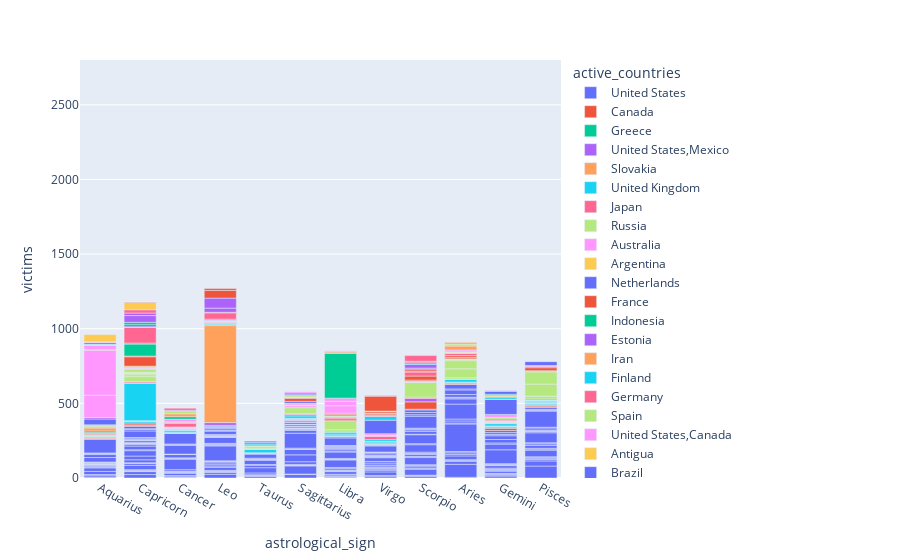

The notebook cell saved with this chart:
### Code cell
px.bar(serial_killer, y = 'victims', x = 'astrological_sign', color = 'active_countries')

### Figure 1 — Plotly figure (JSON) as saved in the notebook; plotly's stock layout.template omitted (floating-point values rounded to 4 significant figures; data arrays with more than 128 entries replaced by an {"elided": "..."} marker saying what was removed)
{"data": [{"alignmentgroup": "True", "hoverlabel": {"namelength": 0}, "hovertemplate": "active_countries=United States<br>astrological_sign=%{x}<br>victims=%{y}", "legendgroup": "United States", "marker": {"color": "#636efa"}, "name": "United States", "offsetgroup": "United States", "orientation": "v", "showlegend": true, "textposition": "auto", "type": "bar", "x": {"elided": "317 str values"}, "xaxis": "x", "y": {"elided": "317 int values"}, "yaxis": "y"}, {"alignmentgroup": "True", "hoverlabel": {"namelength": 0}, "hovertemplate": "active_countries=Canada<br>astrological_sign=%{x}<br>victims=%{y}", "legendgroup": "Canada", "marker": {"color": "#EF553B"}, "name": "Canada", "offsetgroup": "Canada", "orientation": "v", "showlegend": true, "textposition": "auto", "type": "bar", "x": ["Pisces", "Pisces", "Virgo", "Aries", "Capricorn", null, "Scorpio", "Capricorn", "Virgo", "Libra", "Sagittarius", "Aquarius", "Aquarius", "Taurus", "Pisces", "Gemini"], "xaxis": "x", "y": [4, 9, 5, 4, 4, 7, 49, 11, 3, 8, 10, 7, 4, 3, 4, 15], "yaxis": "y"}, {"alignmentgroup": "True", "hoverlabel": {"namelength": 0}, "hovertemplate": "active_countries=Greece<br>astrological_sign=%{x}<br>victims=%{y}", "legendgroup": "Greece", "marker": {"color": "#00cc96"}, "name": "Greece", "offsetgroup": "Greece", "orientation": "v", "showlegend": true, "textposition": "auto", "type": "bar", "x": [null], "xaxis": "x", "y": [3], "yaxis": "y"}, {"alignmentgroup": "True", "hoverlabel": {"namelength": 0}, "hovertemplate": "active_countries=United States,Mexico<br>astrological_sign=%{x}<br>victims=%{y}", "legendgroup": "United States,Mexico", "marker": {"color": "#ab63fa"}, "name": "United States,Mexico", "offsetgroup": "United States,Mexico", "orientation": "v", "showlegend": true, "textposition": "auto", "type": "bar", "x": [null, "Scorpio", "Leo", "Sagittarius"], "xaxis": "x", "y": [6, 23, 18, 3], "yaxis": "y"}, {"alignmentgroup": "True", "hoverlabel": {"namelength": 0}, "hovertemplate": "active_countries=Slovakia<br>astrological_sign=%{x}<br>victims=%{y}", "legendgroup": "Slovakia", "marker": {"color": "#FFA15A"}, "name": "Slovakia", "offsetgroup": "Slovakia", "orientation": "v", "showlegend": true, "textposition": "auto", "type": "bar", "x": [null, "Leo"], "xaxis": "x", "y": [30, 650], "yaxis": "y"}, {"alignmentgroup": "True", "hoverlabel": {"namelength": 0}, "hovertemplate": "active_countries=United Kingdom<br>astrological_sign=%{x}<br>victims=%{y}", "legendgroup": "United Kingdom", "marker": {"color": "#19d3f3"}, "name": "United Kingdom", "offsetgroup": "United Kingdom", "orientation": "v", "showlegend": true, "textposition": "auto", "type": "bar", "x": ["Sagittarius", "Gemini", null, "Gemini", "Cancer", "Leo", "Capricorn", "Cancer", "Aries", "Sagittarius", null, "Aries", "Sagittarius", "Aries", null, "Virgo", "Taurus", "Aquarius", "Gemini", null, "Libra", null, "Capricorn", null, "Libra", "Pisces", null, "Pisces", "Aquarius", "Sagittarius", "Leo", "Pisces", "Cancer", null, null, "Pisces", "Libra", null, null, null, "Virgo", "Pisces", "Leo", null, "Capricorn", null, "Virgo", "Taurus", null, null, "Libra", "Sagittarius", null, "Virgo", "Gemini", null, "Pisces", null, "Capricorn", null, null], "xaxis": "x", "y": [5, 9, 16, 3, 5, 9, 14, 11, 8, 3, 100, 3, 3, 18, 16, 4, 3, 6, 4, 21, 3, 3, 5, 3, 4, 7, 3, 4, 4, 16, 4, 3, 4, 3, 4, 9, 11, 4, 3, 26, 11, 5, 5, 16, 3, 19, 3, 22, 3, 7, 13, 10, 12, 13, 15, 8, 3, 8, 250, 6, 12], "yaxis": "y"}, {"alignmentgroup": "True", "hoverlabel": {"namelength": 0}, "hovertemplate": "active_countries=Japan<br>astrological_sign=%{x}<br>victims=%{y}", "legendgroup": "Japan", "marker": {"color": "#FF6692"}, "name": "Japan", "offsetgroup": "Japan", "orientation": "v", "showlegend": true, "textposition": "auto", "type": "bar", "x": ["Capricorn", "Pisces", null, "Sagittarius", "Capricorn", "Leo", "Leo", "Virgo", "Scorpio", null, null, "Leo", null], "xaxis": "x", "y": [4, 7, 11, 5, 8, 4, 3, 22, 8, 12, 169, 3, 9], "yaxis": "y"}, {"alignmentgroup": "True", "hoverlabel": {"namelength": 0}, "hovertemplate": "active_countries=Russia<br>astrological_sign=%{x}<br>victims=%{y}", "legendgroup": "Russia", "marker": {"color": "#B6E880"}, "name": "Russia", "offsetgroup": "Russia", "orientation": "v", "showlegend": true, "textposition": "auto", "type": "bar", "x": ["Sagittarius", null, "Libra", null, "Pisces", "Libra", "Scorpio", "Aquarius", "Aries", null, null, null, "Capricorn", "Pisces", "Aries", "Aries", "Taurus", "Gemini", "Capricorn", "Capricorn", "Leo", "Aries", "Pisces", "Capricorn", "Taurus", "Capricorn"], "xaxis": "x", "y": [40, 5, 17, 19, 19, 56, 100, 5, 11, 30, 30, 3, 33, 81, 60, 55, 9, 9, 13, 9, 4, 7, 82, 7, 14, 19], "yaxis": "y"}, {"alignmentgroup": "True", "hoverlabel": {"namelength": 0}, "hovertemplate": "active_countries=Australia<br>astrological_sign=%{x}<br>victims=%{y}", "legendgroup": "Australia", "marker": {"color": "#FF97FF"}, "name": "Australia", "offsetgroup": "Australia", "orientation": "v", "showlegend": true, "textposition": "auto", "type": "bar", "x": ["Sagittarius", "Cancer", "Virgo", null, "Cancer", "Gemini", "Cancer", "Virgo", "Pisces", "Scorpio", "Aries", "Cancer", null, "Leo", "Aquarius", "Capricorn", "Gemini", "Sagittarius", "Sagittarius", "Capricorn", "Sagittarius"], "xaxis": "x", "y": [13, 3, 7, 4, 7, 4, 6, 11, 8, 3, 5, 5, 3, 3, 7, 7, 5, 3, 10, 4, 4], "yaxis": "y"}, {"alignmentgroup": "True", "hoverlabel": {"namelength": 0}, "hovertemplate": "active_countries=Argentina<br>astrological_sign=%{x}<br>victims=%{y}", "legendgroup": "Argentina", "marker": {"color": "#FECB52"}, "name": "Argentina", "offsetgroup": "Argentina", "orientation": "v", "showlegend": true, "textposition": "auto", "type": "bar", "x": ["Scorpio", null, null, null, "Capricorn", null], "xaxis": "x", "y": [4, 5, 5, 15, 11, 13], "yaxis": "y"}, {"alignmentgroup": "True", "hoverlabel": {"namelength": 0}, "hovertemplate": "active_countries=Netherlands<br>astrological_sign=%{x}<br>victims=%{y}", "legendgroup": "Netherlands", "marker": {"color": "#636efa"}, "name": "Netherlands", "offsetgroup": "Netherlands", "orientation": "v", "showlegend": true, "textposition": "auto", "type": "bar", "x": ["Sagittarius", "Leo", "Virgo"], "xaxis": "x", "y": [12, 8, 90], "yaxis": "y"}, {"alignmentgroup": "True", "hoverlabel": {"namelength": 0}, "hovertemplate": "active_countries=France<br>astrological_sign=%{x}<br>victims=%{y}", "legendgroup": "France", "marker": {"color": "#EF553B"}, "name": "France", "offsetgroup": "France", "orientation": "v", "showlegend": true, "textposition": "auto", "type": "bar", "x": ["Pisces", "Libra", "Aries", "Scorpio", null, "Capricorn", "Sagittarius", "Aquarius", null, "Capricorn", "Aries", null, "Libra", "Aquarius", "Scorpio", "Taurus"], "xaxis": "x", "y": [20, 7, 11, 8, 200, 63, 21, 7, 6, 5, 11, 36, 10, 6, 27, 1], "yaxis": "y"}, {"alignmentgroup": "True", "hoverlabel": {"namelength": 0}, "hovertemplate": "active_countries=Indonesia<br>astrological_sign=%{x}<br>victims=%{y}", "legendgroup": "Indonesia", "marker": {"color": "#00cc96"}, "name": "Indonesia", "offsetgroup": "Indonesia", "orientation": "v", "showlegend": true, "textposition": "auto", "type": "bar", "x": ["Aquarius", "Capricorn"], "xaxis": "x", "y": [11, 80], "yaxis": "y"}, {"alignmentgroup": "True", "hoverlabel": {"namelength": 0}, "hovertemplate": "active_countries=Estonia<br>astrological_sign=%{x}<br>victims=%{y}", "legendgroup": "Estonia", "marker": {"color": "#ab63fa"}, "name": "Estonia", "offsetgroup": "Estonia", "orientation": "v", "showlegend": true, "textposition": "auto", "type": "bar", "x": [null, "Capricorn"], "xaxis": "x", "y": [3, 7], "yaxis": "y"}, {"alignmentgroup": "True", "hoverlabel": {"namelength": 0}, "hovertemplate": "active_countries=Iran<br>astrological_sign=%{x}<br>victims=%{y}", "legendgroup": "Iran", "marker": {"color": "#FFA15A"}, "name": "Iran", "offsetgroup": "Iran", "orientation": "v", "showlegend": true, "textposition": "auto", "type": "bar", "x": [null, "Aquarius"], "xaxis": "x", "y": [16, 20], "yaxis": "y"}, {"alignmentgroup": "True", "hoverlabel": {"namelength": 0}, "hovertemplate": "active_countries=Finland<br>astrological_sign=%{x}<br>victims=%{y}", "legendgroup": "Finland", "marker": {"color": "#19d3f3"}, "name": "Finland", "offsetgroup": "Finland", "orientation": "v", "showlegend": true, "textposition": "auto", "type": "bar", "x": ["Virgo"], "xaxis": "x", "y": [25], "yaxis": "y"}, {"alignmentgroup": "True", "hoverlabel": {"namelength": 0}, "hovertemplate": "active_countries=Germany<br>astrological_sign=%{x}<br>victims=%{y}", "legendgroup": "Germany", "marker": {"color": "#FF6692"}, "name": "Germany", "offsetgroup": "Germany", "orientation": "v", "showlegend": true, "textposition": "auto", "type": "bar", "x": ["Gemini", "Scorpio", "Aquarius", "Scorpio", "Leo", "Virgo", "Cancer", "Cancer", "Sagittarius", "Libra", "Gemini", "Aries", "Leo", "Capricorn", "Cancer", "Aquarius", "Libra"], "xaxis": "x", "y": [4, 27, 3, 4, 42, 6, 25, 4, 5, 8, 9, 14, 4, 106, 5, 6, 6], "yaxis": "y"}, {"alignmentgroup": "True", "hoverlabel": {"namelength": 0}, "hovertemplate": "active_countries=Spain<br>astrological_sign=%{x}<br>victims=%{y}", "legendgroup": "Spain", "marker": {"color": "#B6E880"}, "name": "Spain", "offsetgroup": "Spain", "orientation": "v", "showlegend": true, "textposition": "auto", "type": "bar", "x": ["Libra", "Gemini", null, "Capricorn", "Sagittarius", "Aquarius", "Sagittarius", null], "xaxis": "x", "y": [6, 11, 9, 3, 3, 12, 16, 3], "yaxis": "y"}, {"alignmentgroup": "True", "hoverlabel": {"namelength": 0}, "hovertemplate": "active_countries=United States,Canada<br>astrological_sign=%{x}<br>victims=%{y}", "legendgroup": "United States,Canada", "marker": {"color": "#FF97FF"}, "name": "United States,Canada", "offsetgroup": "United States,Canada", "orientation": "v", "showlegend": true, "textposition": "auto", "type": "bar", "x": ["Gemini", "Cancer"], "xaxis": "x", "y": [20, 18], "yaxis": "y"}, {"alignmentgroup": "True", "hoverlabel": {"namelength": 0}, "hovertemplate": "active_countries=Antigua<br>astrological_sign=%{x}<br>victims=%{y}", "legendgroup": "Antigua", "marker": {"color": "#FECB52"}, "name": "Antigua", "offsetgroup": "Antigua", "orientation": "v", "showlegend": true, "textposition": "auto", "type": "bar", "x": [null], "xaxis": "x", "y": [4], "yaxis": "y"}, {"alignmentgroup": "True", "hoverlabel": {"namelength": 0}, "hovertemplate": "active_countries=Brazil<br>astrological_sign=%{x}<br>victims=%{y}", "legendgroup": "Brazil", "marker": {"color": "#636efa"}, "name": "Brazil", "offsetgroup": "Brazil", "orientation": "v", "showlegend": true, "textposition": "auto", "type": "bar", "x": ["Gemini", "Capricorn", "Sagittarius", null, "Aquarius"], "xaxis": "x", "y": [100, 14, 11, 13, 39], "yaxis": "y"}, {"alignmentgroup": "True", "hoverlabel": {"namelength": 0}, "hovertemplate": "active_countries=Czech Republic<br>astrological_sign=%{x}<br>victims=%{y}", "legendgroup": "Czech Republic", "marker": {"color": "#EF553B"}, "name": "Czech Republic", "offsetgroup": "Czech Republic", "orientation": "v", "showlegend": true, "textposition": "auto", "type": "bar", "x": ["Virgo", "Libra", "Libra", "Scorpio", "Pisces", "Aries", "Gemini"], "xaxis": "x", "y": [10, 10, 7, 11, 7, 3, 2], "yaxis": "y"}, {"alignmentgroup": "True", "hoverlabel": {"namelength": 0}, "hovertemplate": "active_countries=Italy<br>astrological_sign=%{x}<br>victims=%{y}", "legendgroup": "Italy", "marker": {"color": "#00cc96"}, "name": "Italy", "offsetgroup": "Italy", "orientation": "v", "showlegend": true, "textposition": "auto", "type": "bar", "x": ["Aries", "Cancer", "Capricorn", null], "xaxis": "x", "y": [3, 17, 16, 16], "yaxis": "y"}, {"alignmentgroup": "True", "hoverlabel": {"namelength": 0}, "hovertemplate": "active_countries=China<br>astrological_sign=%{x}<br>victims=%{y}", "legendgroup": "China", "marker": {"color": "#ab63fa"}, "name": "China", "offsetgroup": "China", "orientation": "v", "showlegend": true, "textposition": "auto", "type": "bar", "x": ["Scorpio", null, "Capricorn", "Aquarius", "Leo", "Capricorn", "Scorpio", "Leo", null], "xaxis": "x", "y": [11, 15, 45, 10, 28, 17, 25, 67, 20], "yaxis": "y"}, {"alignmentgroup": "True", "hoverlabel": {"namelength": 0}, "hovertemplate": "active_countries=France,Germany,Spain,Czech Republic,Italy<br>astrological_sign=%{x}<br>victims=%{y}", "legendgroup": "France,Germany,Spain,Czech Republic,Italy", "marker": {"color": "#FFA15A"}, "name": "France,Germany,Spain,Czech Republic,Italy", "offsetgroup": "France,Germany,Spain,Czech Republic,Italy", "orientation": "v", "showlegend": true, "textposition": "auto", "type": "bar", "x": ["Cancer"], "xaxis": "x", "y": [19], "yaxis": "y"}, {"alignmentgroup": "True", "hoverlabel": {"namelength": 0}, "hovertemplate": "active_countries=Belgium<br>astrological_sign=%{x}<br>victims=%{y}", "legendgroup": "Belgium", "marker": {"color": "#19d3f3"}, "name": "Belgium", "offsetgroup": "Belgium", "orientation": "v", "showlegend": true, "textposition": "auto", "type": "bar", "x": ["Scorpio", "Gemini"], "xaxis": "x", "y": [11, 14], "yaxis": "y"}, {"alignmentgroup": "True", "hoverlabel": {"namelength": 0}, "hovertemplate": "active_countries=South Africa<br>astrological_sign=%{x}<br>victims=%{y}", "legendgroup": "South Africa", "marker": {"color": "#FF6692"}, "name": "South Africa", "offsetgroup": "South Africa", "orientation": "v", "showlegend": true, "textposition": "auto", "type": "bar", "x": ["Taurus", null, null, null, "Gemini", null, null, null, null, null, null, null, null, "Scorpio", null, null, "Scorpio", "Capricorn", null, null], "xaxis": "x", "y": [7, 18, 10, 6, 3, 15, 16, 13, 16, 20, 35, 18, 16, 10, 19, 13, 38, 22, 7, 6], "yaxis": "y"}, {"alignmentgroup": "True", "hoverlabel": {"namelength": 0}, "hovertemplate": "active_countries=Ukraine<br>astrological_sign=%{x}<br>victims=%{y}", "legendgroup": "Ukraine", "marker": {"color": "#B6E880"}, "name": "Ukraine", "offsetgroup": "Ukraine", "orientation": "v", "showlegend": true, "textposition": "auto", "type": "bar", "x": ["Cancer"], "xaxis": "x", "y": [19], "yaxis": "y"}, {"alignmentgroup": "True", "hoverlabel": {"namelength": 0}, "hovertemplate": "active_countries=Colombia<br>astrological_sign=%{x}<br>victims=%{y}", "legendgroup": "Colombia", "marker": {"color": "#FF97FF"}, "name": "Colombia", "offsetgroup": "Colombia", "orientation": "v", "showlegend": true, "textposition": "auto", "type": "bar", "x": ["Libra", "Aquarius", "Aquarius", "Libra"], "xaxis": "x", "y": [50, 150, 300, 30], "yaxis": "y"}, {"alignmentgroup": "True", "hoverlabel": {"namelength": 0}, "hovertemplate": "active_countries=Mexico<br>astrological_sign=%{x}<br>victims=%{y}", "legendgroup": "Mexico", "marker": {"color": "#FECB52"}, "name": "Mexico", "offsetgroup": "Mexico", "orientation": "v", "showlegend": true, "textposition": "auto", "type": "bar", "x": [null, "Gemini", "Capricorn", null, null, null, "Virgo", null], "xaxis": "x", "y": [3, 8, 49, 21, 8, 6, 4, 3], "yaxis": "y"}, {"alignmentgroup": "True", "hoverlabel": {"namelength": 0}, "hovertemplate": "active_countries=Namibia<br>astrological_sign=%{x}<br>victims=%{y}", "legendgroup": "Namibia", "marker": {"color": "#636efa"}, "name": "Namibia", "offsetgroup": "Namibia", "orientation": "v", "showlegend": true, "textposition": "auto", "type": "bar", "x": [null], "xaxis": "x", "y": [5], "yaxis": "y"}, {"alignmentgroup": "True", "hoverlabel": {"namelength": 0}, "hovertemplate": "active_countries=Turkey<br>astrological_sign=%{x}<br>victims=%{y}", "legendgroup": "Turkey", "marker": {"color": "#EF553B"}, "name": "Turkey", "offsetgroup": "Turkey", "orientation": "v", "showlegend": true, "textposition": "auto", "type": "bar", "x": ["Virgo", "Capricorn", null, null, null, null], "xaxis": "x", "y": [11, 3, 5, 10, 8, 40], "yaxis": "y"}, {"alignmentgroup": "True", "hoverlabel": {"namelength": 0}, "hovertemplate": "active_countries=United States,United Kingdom<br>astrological_sign=%{x}<br>victims=%{y}", "legendgroup": "United States,United Kingdom", "marker": {"color": "#00cc96"}, "name": "United States,United Kingdom", "offsetgroup": "United States,United Kingdom", "orientation": "v", "showlegend": true, "textposition": "auto", "type": "bar", "x": ["Gemini"], "xaxis": "x", "y": [8], "yaxis": "y"}, {"alignmentgroup": "True", "hoverlabel": {"namelength": 0}, "hovertemplate": "active_countries=Portugal<br>astrological_sign=%{x}<br>victims=%{y}", "legendgroup": "Portugal", "marker": {"color": "#ab63fa"}, "name": "Portugal", "offsetgroup": "Portugal", "orientation": "v", "showlegend": true, "textposition": "auto", "type": "bar", "x": [null], "xaxis": "x", "y": [3], "yaxis": "y"}, {"alignmentgroup": "True", "hoverlabel": {"namelength": 0}, "hovertemplate": "active_countries=Iraq<br>astrological_sign=%{x}<br>victims=%{y}", "legendgroup": "Iraq", "marker": {"color": "#FFA15A"}, "name": "Iraq", "offsetgroup": "Iraq", "orientation": "v", "showlegend": true, "textposition": "auto", "type": "bar", "x": [null], "xaxis": "x", "y": [33], "yaxis": "y"}, {"alignmentgroup": "True", "hoverlabel": {"namelength": 0}, "hovertemplate": "active_countries=Israel<br>astrological_sign=%{x}<br>victims=%{y}", "legendgroup": "Israel", "marker": {"color": "#19d3f3"}, "name": "Israel", "offsetgroup": "Israel", "orientation": "v", "showlegend": true, "textposition": "auto", "type": "bar", "x": [null], "xaxis": "x", "y": [4], "yaxis": "y"}, {"alignmentgroup": "True", "hoverlabel": {"namelength": 0}, "hovertemplate": "active_countries=Austria<br>astrological_sign=%{x}<br>victims=%{y}", "legendgroup": "Austria", "marker": {"color": "#FF6692"}, "name": "Austria", "offsetgroup": "Austria", "orientation": "v", "showlegend": true, "textposition": "auto", "type": "bar", "x": ["Aquarius"], "xaxis": "x", "y": [5], "yaxis": "y"}, {"alignmentgroup": "True", "hoverlabel": {"namelength": 0}, "hovertemplate": "active_countries=Pakistan<br>astrological_sign=%{x}<br>victims=%{y}", "legendgroup": "Pakistan", "marker": {"color": "#B6E880"}, "name": "Pakistan", "offsetgroup": "Pakistan", "orientation": "v", "showlegend": true, "textposition": "auto", "type": "bar", "x": [null, null], "xaxis": "x", "y": [100, 14], "yaxis": "y"}, {"alignmentgroup": "True", "hoverlabel": {"namelength": 0}, "hovertemplate": "active_countries=Poland<br>astrological_sign=%{x}<br>victims=%{y}", "legendgroup": "Poland", "marker": {"color": "#FF97FF"}, "name": "Poland", "offsetgroup": "Poland", "orientation": "v", "showlegend": true, "textposition": "auto", "type": "bar", "x": ["Virgo", "Aquarius", "Pisces", "Libra"], "xaxis": "x", "y": [5, 30, 8, 21], "yaxis": "y"}, {"alignmentgroup": "True", "hoverlabel": {"namelength": 0}, "hovertemplate": "active_countries=Hong Kong<br>astrological_sign=%{x}<br>victims=%{y}", "legendgroup": "Hong Kong", "marker": {"color": "#FECB52"}, "name": "Hong Kong", "offsetgroup": "Hong Kong", "orientation": "v", "showlegend": true, "textposition": "auto", "type": "bar", "x": ["Aries", "Aquarius"], "xaxis": "x", "y": [4, 3], "yaxis": "y"}, {"alignmentgroup": "True", "hoverlabel": {"namelength": 0}, "hovertemplate": "active_countries=India<br>astrological_sign=%{x}<br>victims=%{y}", "legendgroup": "India", "marker": {"color": "#636efa"}, "name": "India", "offsetgroup": "India", "orientation": "v", "showlegend": true, "textposition": "auto", "type": "bar", "x": [null, null, null, null, null, "Gemini", null, null, null, null, null, null], "xaxis": "x", "y": [19, 18, 7, 10, 6, 20, 15, 34, 7, 19, 3, 10], "yaxis": "y"}, {"alignmentgroup": "True", "hoverlabel": {"namelength": 0}, "hovertemplate": "active_countries=Russia,Ukraine<br>astrological_sign=%{x}<br>victims=%{y}", "legendgroup": "Russia,Ukraine", "marker": {"color": "#EF553B"}, "name": "Russia,Ukraine", "offsetgroup": "Russia,Ukraine", "orientation": "v", "showlegend": true, "textposition": "auto", "type": "bar", "x": [null, "Leo", "Virgo"], "xaxis": "x", "y": [11, 52, 100], "yaxis": "y"}, {"alignmentgroup": "True", "hoverlabel": {"namelength": 0}, "hovertemplate": "active_countries=Croatia<br>astrological_sign=%{x}<br>victims=%{y}", "legendgroup": "Croatia", "marker": {"color": "#00cc96"}, "name": "Croatia", "offsetgroup": "Croatia", "orientation": "v", "showlegend": true, "textposition": "auto", "type": "bar", "x": ["Aries"], "xaxis": "x", "y": [5], "yaxis": "y"}, {"alignmentgroup": "True", "hoverlabel": {"namelength": 0}, "hovertemplate": "active_countries=Slovenia<br>astrological_sign=%{x}<br>victims=%{y}", "legendgroup": "Slovenia", "marker": {"color": "#ab63fa"}, "name": "Slovenia", "offsetgroup": "Slovenia", "orientation": "v", "showlegend": true, "textposition": "auto", "type": "bar", "x": ["Gemini", "Cancer"], "xaxis": "x", "y": [3, 5], "yaxis": "y"}, {"alignmentgroup": "True", "hoverlabel": {"namelength": 0}, "hovertemplate": "active_countries=Latvia<br>astrological_sign=%{x}<br>victims=%{y}", "legendgroup": "Latvia", "marker": {"color": "#FFA15A"}, "name": "Latvia", "offsetgroup": "Latvia", "orientation": "v", "showlegend": true, "textposition": "auto", "type": "bar", "x": [null], "xaxis": "x", "y": [38], "yaxis": "y"}, {"alignmentgroup": "True", "hoverlabel": {"namelength": 0}, "hovertemplate": "active_countries=Denmark<br>astrological_sign=%{x}<br>victims=%{y}", "legendgroup": "Denmark", "marker": {"color": "#19d3f3"}, "name": "Denmark", "offsetgroup": "Denmark", "orientation": "v", "showlegend": true, "textposition": "auto", "type": "bar", "x": ["Taurus", "Aquarius"], "xaxis": "x", "y": [15, 4], "yaxis": "y"}, {"alignmentgroup": "True", "hoverlabel": {"namelength": 0}, "hovertemplate": "active_countries=Thailand<br>astrological_sign=%{x}<br>victims=%{y}", "legendgroup": "Thailand", "marker": {"color": "#FF6692"}, "name": "Thailand", "offsetgroup": "Thailand", "orientation": "v", "showlegend": true, "textposition": "auto", "type": "bar", "x": [null], "xaxis": "x", "y": [3], "yaxis": "y"}, {"alignmentgroup": "True", "hoverlabel": {"namelength": 0}, "hovertemplate": "active_countries=Cyprus<br>astrological_sign=%{x}<br>victims=%{y}", "legendgroup": "Cyprus", "marker": {"color": "#B6E880"}, "name": "Cyprus", "offsetgroup": "Cyprus", "orientation": "v", "showlegend": true, "textposition": "auto", "type": "bar", "x": [null], "xaxis": "x", "y": [7], "yaxis": "y"}, {"alignmentgroup": "True", "hoverlabel": {"namelength": 0}, "hovertemplate": "active_countries=United States,Germany<br>astrological_sign=%{x}<br>victims=%{y}", "legendgroup": "United States,Germany", "marker": {"color": "#FF97FF"}, "name": "United States,Germany", "offsetgroup": "United States,Germany", "orientation": "v", "showlegend": true, "textposition": "auto", "type": "bar", "x": ["Aries"], "xaxis": "x", "y": [9], "yaxis": "y"}, {"alignmentgroup": "True", "hoverlabel": {"namelength": 0}, "hovertemplate": "active_countries=Egypt<br>astrological_sign=%{x}<br>victims=%{y}", "legendgroup": "Egypt", "marker": {"color": "#FECB52"}, "name": "Egypt", "offsetgroup": "Egypt", "orientation": "v", "showlegend": true, "textposition": "auto", "type": "bar", "x": [null], "xaxis": "x", "y": [32], "yaxis": "y"}, {"alignmentgroup": "True", "hoverlabel": {"namelength": 0}, "hovertemplate": "active_countries=Peru<br>astrological_sign=%{x}<br>victims=%{y}", "legendgroup": "Peru", "marker": {"color": "#636efa"}, "name": "Peru", "offsetgroup": "Peru", "orientation": "v", "showlegend": true, "textposition": "auto", "type": "bar", "x": ["Pisces"], "xaxis": "x", "y": [25], "yaxis": "y"}, {"alignmentgroup": "True", "hoverlabel": {"namelength": 0}, "hovertemplate": "active_countries=Japan,China<br>astrological_sign=%{x}<br>victims=%{y}", "legendgroup": "Japan,China", "marker": {"color": "#EF553B"}, "name": "Japan,China", "offsetgroup": "Japan,China", "orientation": "v", "showlegend": true, "textposition": "auto", "type": "bar", "x": ["Aquarius"], "xaxis": "x", "y": [11], "yaxis": "y"}, {"alignmentgroup": "True", "hoverlabel": {"namelength": 0}, "hovertemplate": "active_countries=Colombia,Peru<br>astrological_sign=%{x}<br>victims=%{y}", "legendgroup": "Colombia,Peru", "marker": {"color": "#00cc96"}, "name": "Colombia,Peru", "offsetgroup": "Colombia,Peru", "orientation": "v", "showlegend": true, "textposition": "auto", "type": "bar", "x": ["Libra"], "xaxis": "x", "y": [300], "yaxis": "y"}, {"alignmentgroup": "True", "hoverlabel": {"namelength": 0}, "hovertemplate": "active_countries=Sweden<br>astrological_sign=%{x}<br>victims=%{y}", "legendgroup": "Sweden", "marker": {"color": "#ab63fa"}, "name": "Sweden", "offsetgroup": "Sweden", "orientation": "v", "showlegend": true, "textposition": "auto", "type": "bar", "x": ["Libra"], "xaxis": "x", "y": [4], "yaxis": "y"}, {"alignmentgroup": "True", "hoverlabel": {"namelength": 0}, "hovertemplate": "active_countries=South Korea<br>astrological_sign=%{x}<br>victims=%{y}", "legendgroup": "South Korea", "marker": {"color": "#FFA15A"}, "name": "South Korea", "offsetgroup": "South Korea", "orientation": "v", "showlegend": true, "textposition": "auto", "type": "bar", "x": [null, "Libra", "Aries"], "xaxis": "x", "y": [10, 10, 26], "yaxis": "y"}, {"alignmentgroup": "True", "hoverlabel": {"namelength": 0}, "hovertemplate": "active_countries=Hungary<br>astrological_sign=%{x}<br>victims=%{y}", "legendgroup": "Hungary", "marker": {"color": "#19d3f3"}, "name": "Hungary", "offsetgroup": "Hungary", "orientation": "v", "showlegend": true, "textposition": "auto", "type": "bar", "x": [null], "xaxis": "x", "y": [24], "yaxis": "y"}, {"alignmentgroup": "True", "hoverlabel": {"namelength": 0}, "hovertemplate": "active_countries=Panama<br>astrological_sign=%{x}<br>victims=%{y}", "legendgroup": "Panama", "marker": {"color": "#FF6692"}, "name": "Panama", "offsetgroup": "Panama", "orientation": "v", "showlegend": true, "textposition": "auto", "type": "bar", "x": ["Virgo"], "xaxis": "x", "y": [5], "yaxis": "y"}, {"alignmentgroup": "True", "hoverlabel": {"namelength": 0}, "hovertemplate": "active_countries=France,India,Turkey,Greece,Afghanistan,Thailand<br>astrological_sign=%{x}<br>victims=%{y}", "legendgroup": "France,India,Turkey,Greece,Afghanistan,Thailand", "marker": {"color": "#B6E880"}, "name": "France,India,Turkey,Greece,Afghanistan,Thailand", "offsetgroup": "France,India,Turkey,Greece,Afghanistan,Thailand", "orientation": "v", "showlegend": true, "textposition": "auto", "type": "bar", "x": ["Aries"], "xaxis": "x", "y": [13], "yaxis": "y"}, {"alignmentgroup": "True", "hoverlabel": {"namelength": 0}, "hovertemplate": "active_countries=Romania<br>astrological_sign=%{x}<br>victims=%{y}", "legendgroup": "Romania", "marker": {"color": "#FF97FF"}, "name": "Romania", "offsetgroup": "Romania", "orientation": "v", "showlegend": true, "textposition": "auto", "type": "bar", "x": [null, "Aquarius", "Libra"], "xaxis": "x", "y": [26, 5, 4], "yaxis": "y"}, {"alignmentgroup": "True", "hoverlabel": {"namelength": 0}, "hovertemplate": "active_countries=France,Spain,Italy<br>astrological_sign=%{x}<br>victims=%{y}", "legendgroup": "France,Spain,Italy", "marker": {"color": "#FECB52"}, "name": "France,Spain,Italy", "offsetgroup": "France,Spain,Italy", "orientation": "v", "showlegend": true, "textposition": "auto", "type": "bar", "x": ["Aquarius"], "xaxis": "x", "y": [48], "yaxis": "y"}, {"alignmentgroup": "True", "hoverlabel": {"namelength": 0}, "hovertemplate": "active_countries=Venezuela<br>astrological_sign=%{x}<br>victims=%{y}", "legendgroup": "Venezuela", "marker": {"color": "#636efa"}, "name": "Venezuela", "offsetgroup": "Venezuela", "orientation": "v", "showlegend": true, "textposition": "auto", "type": "bar", "x": ["Taurus"], "xaxis": "x", "y": [10], "yaxis": "y"}, {"alignmentgroup": "True", "hoverlabel": {"namelength": 0}, "hovertemplate": "active_countries=United States,Czech Republic,Austria<br>astrological_sign=%{x}<br>victims=%{y}", "legendgroup": "United States,Czech Republic,Austria", "marker": {"color": "#EF553B"}, "name": "United States,Czech Republic,Austria", "offsetgroup": "United States,Czech Republic,Austria", "orientation": "v", "showlegend": true, "textposition": "auto", "type": "bar", "x": ["Leo"], "xaxis": "x", "y": [12], "yaxis": "y"}, {"alignmentgroup": "True", "hoverlabel": {"namelength": 0}, "hovertemplate": "active_countries=North Macedonia<br>astrological_sign=%{x}<br>victims=%{y}", "legendgroup": "North Macedonia", "marker": {"color": "#00cc96"}, "name": "North Macedonia", "offsetgroup": "North Macedonia", "orientation": "v", "showlegend": true, "textposition": "auto", "type": "bar", "x": [null], "xaxis": "x", "y": [4], "yaxis": "y"}, {"alignmentgroup": "True", "hoverlabel": {"namelength": 0}, "hovertemplate": "active_countries=France,Italy<br>astrological_sign=%{x}<br>victims=%{y}", "legendgroup": "France,Italy", "marker": {"color": "#ab63fa"}, "name": "France,Italy", "offsetgroup": "France,Italy", "orientation": "v", "showlegend": true, "textposition": "auto", "type": "bar", "x": ["Aries"], "xaxis": "x", "y": [7], "yaxis": "y"}, {"alignmentgroup": "True", "hoverlabel": {"namelength": 0}, "hovertemplate": "active_countries=Czech Republic,Slovakia<br>astrological_sign=%{x}<br>victims=%{y}", "legendgroup": "Czech Republic,Slovakia", "marker": {"color": "#FFA15A"}, "name": "Czech Republic,Slovakia", "offsetgroup": "Czech Republic,Slovakia", "orientation": "v", "showlegend": true, "textposition": "auto", "type": "bar", "x": ["Aries"], "xaxis": "x", "y": [5], "yaxis": "y"}, {"alignmentgroup": "True", "hoverlabel": {"namelength": 0}, "hovertemplate": "active_countries=Swaziland<br>astrological_sign=%{x}<br>victims=%{y}", "legendgroup": "Swaziland", "marker": {"color": "#19d3f3"}, "name": "Swaziland", "offsetgroup": "Swaziland", "orientation": "v", "showlegend": true, "textposition": "auto", "type": "bar", "x": [null], "xaxis": "x", "y": [45], "yaxis": "y"}, {"alignmentgroup": "True", "hoverlabel": {"namelength": 0}, "hovertemplate": "active_countries=Chile<br>astrological_sign=%{x}<br>victims=%{y}", "legendgroup": "Chile", "marker": {"color": "#FF6692"}, "name": "Chile", "offsetgroup": "Chile", "orientation": "v", "showlegend": true, "textposition": "auto", "type": "bar", "x": ["Cancer"], "xaxis": "x", "y": [14], "yaxis": "y"}, {"alignmentgroup": "True", "hoverlabel": {"namelength": 0}, "hovertemplate": "active_countries=Afghanistan<br>astrological_sign=%{x}<br>victims=%{y}", "legendgroup": "Afghanistan", "marker": {"color": "#B6E880"}, "name": "Afghanistan", "offsetgroup": "Afghanistan", "orientation": "v", "showlegend": true, "textposition": "auto", "type": "bar", "x": [null], "xaxis": "x", "y": [20], "yaxis": "y"}, {"alignmentgroup": "True", "hoverlabel": {"namelength": 0}, "hovertemplate": "active_countries=Germany,Slovakia<br>astrological_sign=%{x}<br>victims=%{y}", "legendgroup": "Germany,Slovakia", "marker": {"color": "#FF97FF"}, "name": "Germany,Slovakia", "offsetgroup": "Germany,Slovakia", "orientation": "v", "showlegend": true, "textposition": "auto", "type": "bar", "x": ["Sagittarius"], "xaxis": "x", "y": [9], "yaxis": "y"}], "layout": {"barmode": "relative", "legend": {"title": {"text": "active_countries"}, "tracegroupgap": 0}, "margin": {"t": 60}, "xaxis": {"anchor": "y", "domain": [0, 1], "title": {"text": "astrological_sign"}}, "yaxis": {"anchor": "x", "domain": [0, 1], "title": {"text": "victims"}}}}
